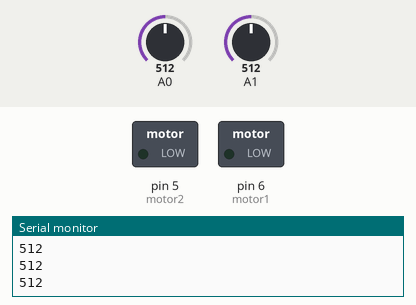
Simulated run of this sketch. Board: Arduino Uno, built with avr-gcc and run on an emulated ATmega328P. On the bench: switched loads named in the sketch (green lamp = pin HIGH), the last lines printed to the serial monitor. The test bench sets the inputs (shaded band); at power-on: A1 = 512, A0 = 512.

Above: at 1.2 s.
1.3 s: A1 set to 500
At 2.2 s:
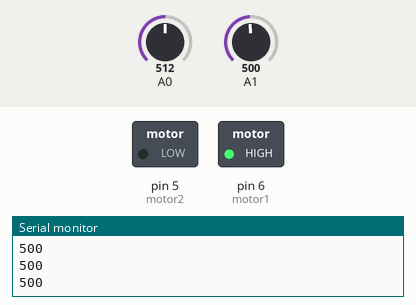
2.8 s: A1 set to 716
At 3.5 s:
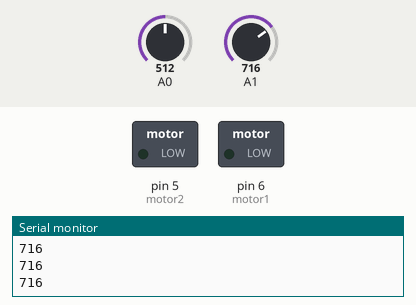
4.3 s: A1 set to 511
At 5.7 s:
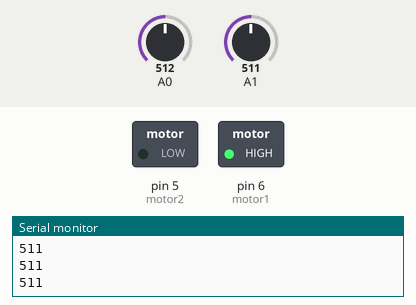
Timing chart, 0 to 7.3 s (numbered marks = the images above; inputs shaded):
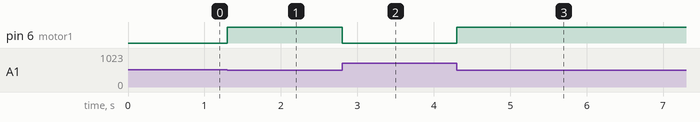

Measured:
- the behaviour switches between 512 and 511 on A1 (found by bisection; images 0 and 1)
- after the input at 1.3 s, pin 6 (motor1): LOW → HIGH at once
- after the input at 2.8 s, pin 6 (motor1): HIGH → LOW at once
- after the input at 4.3 s, pin 6 (motor1): LOW → HIGH at once

The sketch:

oscon2012.ino
```cpp
/*
compare the two light sensors and move the robot towards the light
*/

//
int motor1 = 6; // motor, not led
int motor2 = 5;

// the setup routine runs once when you press reset:
void setup() {
  // initialize the digital pin as an output.
  pinMode(motor1, OUTPUT);
  pinMode(motor2, OUTPUT);

  Serial.begin(9600);
}

// the loop routine runs over and over again forever:
void loop() {
  /*
  digitalWrite(led, HIGH);   // turn the LED on (HIGH is the voltage level)
  digitalWrite(motor2, HIGH);   // turn the LED on (HIGH is the voltage level)
  delay(1000);               // wait for a second


  digitalWrite(led, LOW);    // turn the LED off by making the voltage LOW
  digitalWrite(motor2, LOW);    // turn the LED off by making the voltage LOW
  delay(1000);               // wait for a second
  */

  int lightSensor1 = analogRead(A0);
  int lightSensor2 = analogRead(A1);

  if(lightSensor1 > lightSensor2){
    digitalWrite(motor1, HIGH);
  }
  else if (lightSensor1 < lightSensor2){
    digitalWrite(motor1, LOW);
  }

  Serial.println(analogRead(A1));
}
```
